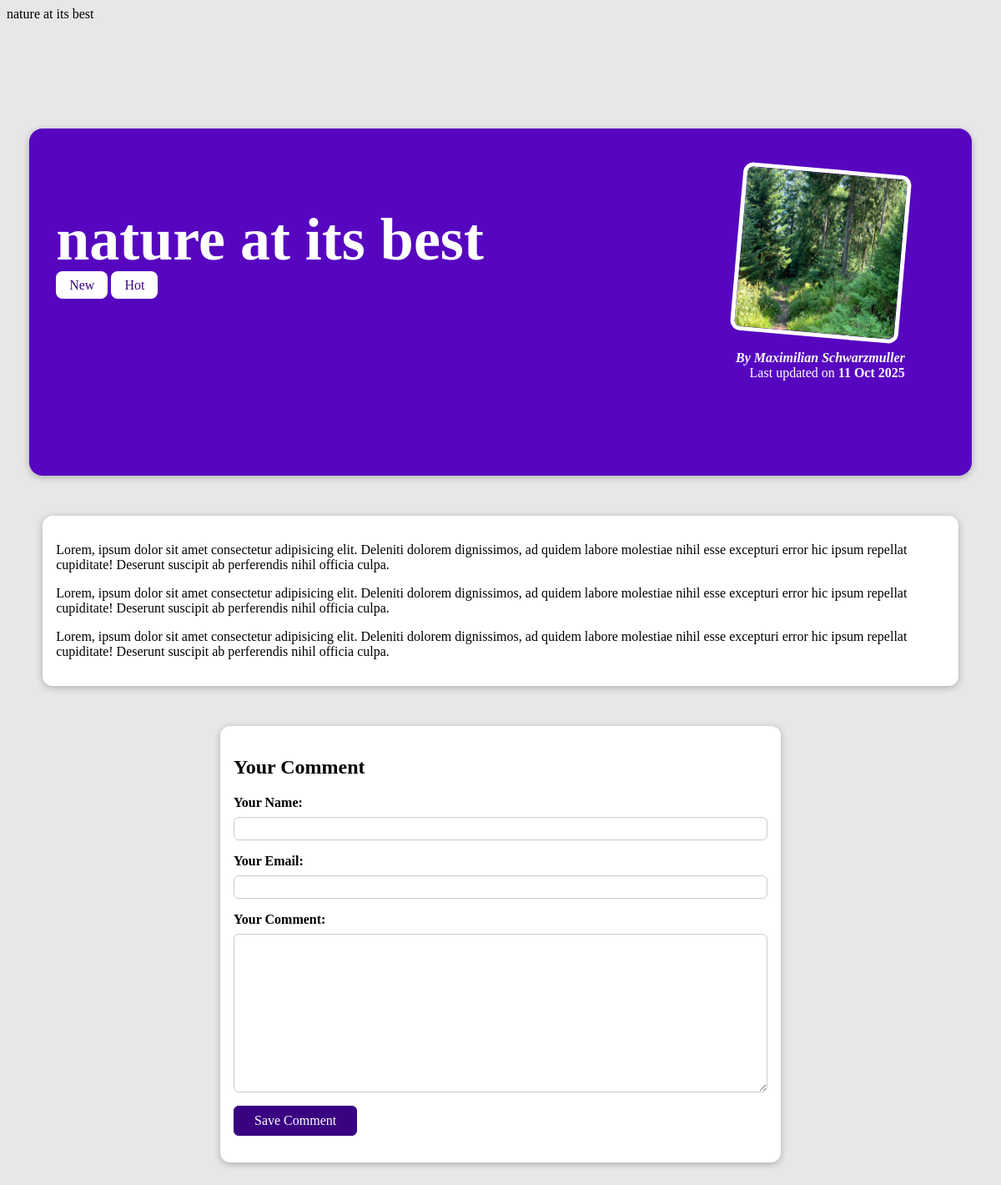
The page /posts/nature-at-its-best on the database its author committed.
### blog/models.py (models this page shows, shortened)
class Post(models.Model):
    title = models.CharField(max_length=150)
    excerpt = models.CharField(max_length=200)
    image = models.ImageField(upload_to="posts", null=True)
    date = models.DateField(auto_now=True)
    slug = models.SlugField(unique=True, db_index=True)
    content = models.TextField(validators=[MinLengthValidator(10)])
    author = models.ForeignKey(
        Author, on_delete=models.SET_NULL, null=True, related_name="posts")
    tags = models.ManyToManyField(Tag)

class Tag(models.Model):
    caption = models.CharField(max_length=20)

class Author(models.Model):
    first_name = models.CharField(max_length=100)
    last_name = models.CharField(max_length=100)
    email_address = models.EmailField()
    def full_name(self):
        return f"{self.first_name} {self.last_name}"
    def __str__(self):
        return self.full_name()

### blog/views.py (the view)
# urls.py: path("posts/<slug:slug>", views.SinglePostView.as_view(),
class SinglePostView(DetailView):
    template_name = "blog/post-detail.html"
    model = Post
    def get_context_data(self, **kwargs):
        context =  super().get_context_data(**kwargs)
        context["post_tags"] = self.object.tags.all()
        context["comment_form"] = CommentForm()
        return context

### blog/forms.py
class CommentForm(forms.ModelForm):
    class Meta:
        model = Comment
        exclude = ["post"]
        labels = {
          "user_name": "Your Name",
          "user_email": "Your Email",
          "text": "Your Comment"
        }

### blog/templates/blog/post-detail.html (shortened to what this page needs)
{% load static %}
{% block css_files %}
<link rel="stylesheet" href="{% static "blog/post-detail.css" %}" />
{% endblock %}
{% block content %}
<section id="summary">
  <h2>{{ post.title }}</h2>
  <div>
    {% for tag in post_tags %}
      <span class="tag">{{ tag.caption }}</span>
    {% endfor %}
  </div>
  <article>
    <img src="{{ post.image.url }}" alt="{{ post.title }}" />
    <address>By <a href="mailto:{{ post.author.email_address }}">{{ post.author }}</a></address>
    <div>Last updated on <time>{{ post.date|date:"d M Y" }}</time></div>
  </article>
</section>
<main>
  {{ post.content|linebreaks }}
</main>
<section id="comment-form">
  <h2>Your Comment</h2>
  <form>
    {% for form_field in comment_form %}
      <div class="form-control">
        {{ form_field.label_tag }}
        {{ form_field }}
      </div>
    {% endfor %}
    <button>Save Comment</button>
  </form>
</section>
{% endblock %}

### blog/static/blog/post-detail.css (style rules this page uses)
#summary { margin: 8rem auto 3rem auto; padding: 2rem; width: 90%; max-width: 90rem; border-radius: 16px; background-color: #5706c0; position: relative; box-shadow: 0 2px 8px rgba(0, 0, 0, 0.25); height: 22rem; }
#summary h2 { color: white; font-size: 4.5rem; margin-bottom: 0.25rem; }
#summary article { position: absolute; top: 2rem; right: 3rem; padding: 1rem 2rem; border-radius: 12px; text-align: right; color: white; }
#summary article img { width: 12rem; height: 12rem; border-radius: 12px; transform: rotateZ(5deg); border: 5px solid white; margin-bottom: 1rem; }
#summary address { font-weight: bold; }
#summary a { color: white; text-decoration: none; }
#summary time { font-weight: bold; }
main { width: 90%; max-width: 90rem; margin: 3rem auto; background-color: white; padding: 1rem; border-radius: 12px; box-shadow: 0 2px 8px rgba(0, 0, 0, 0.25); }
.tag { background-color: white; color: #390281; padding: 0.5rem 1rem; border-radius: 8px; }
#comment-form { margin: 3rem auto; width: 90%; max-width: 40rem; border-radius: 12px; background-color: white; box-shadow: 0 2px 8px rgba(0, 0, 0, 0.25); padding: 1rem; }
#comment-form button { font: inherit; background-color: #390281; color: white; border: 1px solid #390281; padding: 0.5rem 1.5rem; border-radius: 6px; cursor: pointer; }
.form-control { margin-bottom: 1rem; }
.form-control label { font-weight: bold; margin-bottom: 0.5rem; display: block; }
.form-control input, .form-control textarea { display: block; width: 100%; font: inherit; padding: 0.25rem; border-radius: 6px; border: 1px solid #ccc; }

### rows shown on the page
Post: title "nature at its best", image (picture), author "Maximilian Schwarzmuller", date "11 Oct 2025", content "Lorem, ipsum dolor sit amet consectetur adipisicing elit. Deleniti dolorem dignissimos, ad quidem labore molestiae nihil esse excepturi error hic ipsum repellat cupiditate! Deserunt suscipit ab perferendis nihil officia culpa. Lorem, ipsum dolor sit amet consectetur adipisicing elit. Deleniti dolorem dignissimos, ad quidem labore molestiae nihil esse excepturi error hic ipsum repellat cupiditate! Deserunt suscipit ab perferendis nihil officia culpa. Lorem, ipsum dolor sit amet consectetur adipisicing elit. Deleniti dolorem dignissimos, ad quidem labore molestiae nihil esse excepturi error hic ipsum repellat cupiditate! Deserunt suscipit ab perferendis nihil officia culpa."
Tag: caption "New"
Tag: caption "Hot"
